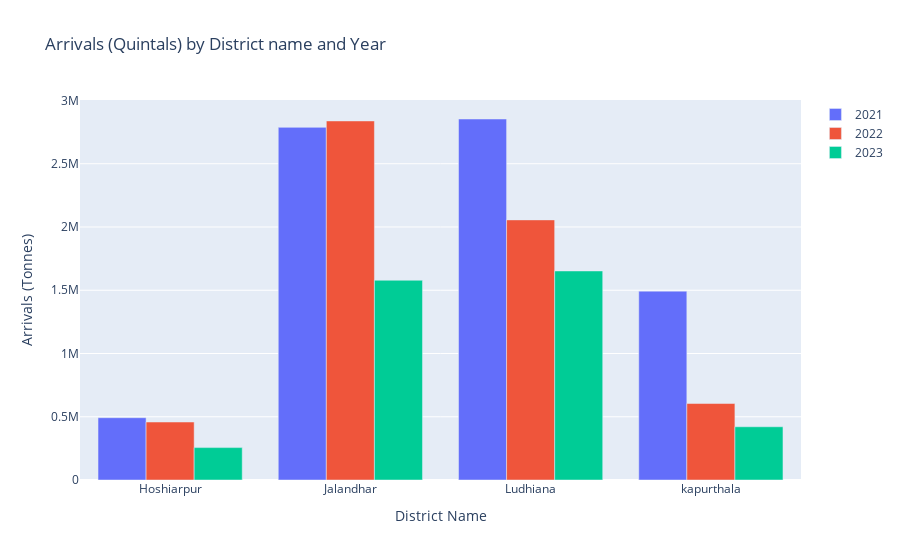

The notebook cell this image was saved under:
### Code cell
# Arrivals of 
import plotly.graph_objects as go
pivot_df =my_data.pivot_table(index='District Name', columns='year', values='Arrivals (Quintals)', aggfunc='sum')
# Plot grouped bars using Plotly
fig = go.Figure()

for col in pivot_df.columns:
    fig.add_trace(go.Bar(name=str(col), x=pivot_df.index, y=pivot_df[col]))

# Update layout
fig.update_layout(barmode='group', xaxis_title='District Name', yaxis_title='Arrivals (Tonnes)',
                  title='Arrivals (Quintals) by District name and Year')

# Save the plot in html format
fig.write_html('Wheat Collected in Quintals.html')
#show the plot
fig.show()

### Figure 1 — Plotly figure (JSON) as saved in the notebook; plotly's stock layout.template omitted (floating-point values rounded to 4 significant figures)
{"data": [{"name": "2021", "type": "bar", "x": ["Hoshiarpur", "Jalandhar", "Ludhiana", "kapurthala"], "y": [492430, 2788000.0, 2854000.0, 1493000.0]}, {"name": "2022", "type": "bar", "x": ["Hoshiarpur", "Jalandhar", "Ludhiana", "kapurthala"], "y": [458350, 2838345, 2056065, 604496]}, {"name": "2023", "type": "bar", "x": ["Hoshiarpur", "Jalandhar", "Ludhiana", "kapurthala"], "y": [256120, 1578998, 1652000.0, 420698]}], "layout": {"barmode": "group", "title": {"text": "Arrivals (Quintals) by District name and Year"}, "xaxis": {"title": {"text": "District Name"}}, "yaxis": {"title": {"text": "Arrivals (Tonnes)"}}}}
